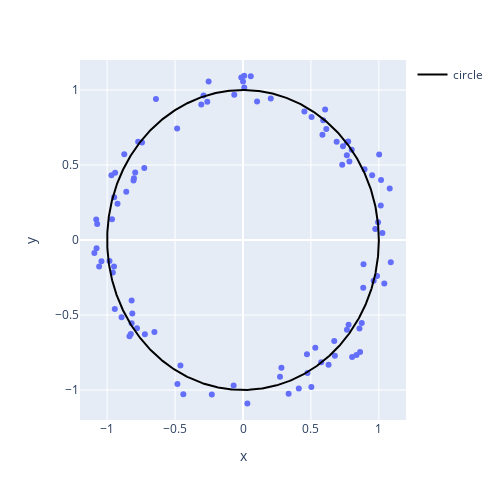

The cell this chart's notebook holds for it:
### Code cell
circle_trace = go.Scatter(x=xx, y=yy, name='circle',
                         line=dict(color='black'),
#                           visible='legendonly',
                          hoverinfo='skip'
)
fig = px.scatter(x=x+x_noise,y=y+y_noise, width=500, height=500)
fig.add_trace(circle_trace)
fig.update_layout(xaxis_range=(-1.2, 1.2), yaxis_range=(-1.2, 1.2))

fig.show()
